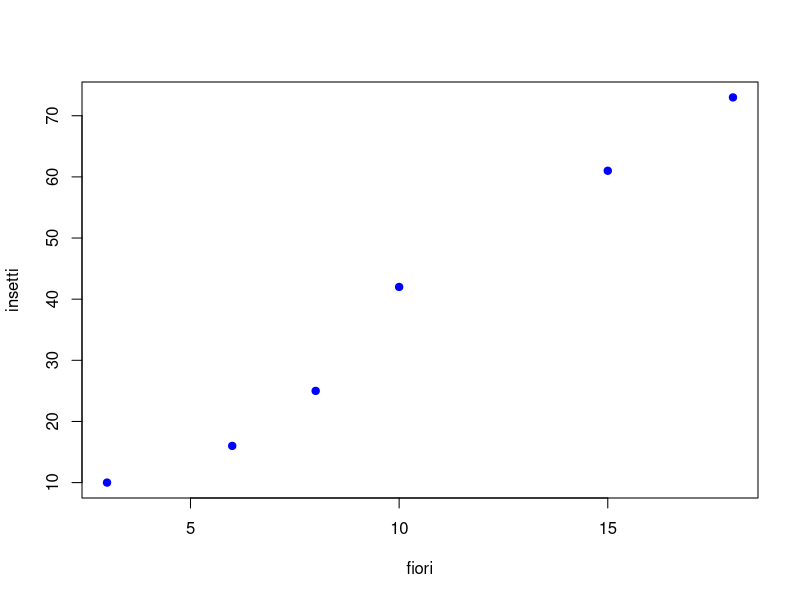

Write R code to recreate this figure.
# First R script (thankyou pietrozoffoli for the help)

# R as a calculation tool (<- means create an object)
a<-6^3
b<-5*8
a+b

# R for arrays and matrix calculation

# this is an array, function "c" is used to group elements into a single object

flowers<-c(3,6,8,10,15,18)
insects<-c(10,16,25,42,61,73)

# plotting two arrays (thay have to be the same length)
# functions: "pch"=type of simbol on the plot; "col"=color; "cex"=point size (character exageration); "xlab and ylab"=names of the x and y axes
# plot(x,y,..)

plot(flowers, insects, pch=19, col='blue', cex=.98, xlab='fiori', ylab='insetti')

# I edited this script to see how it works
